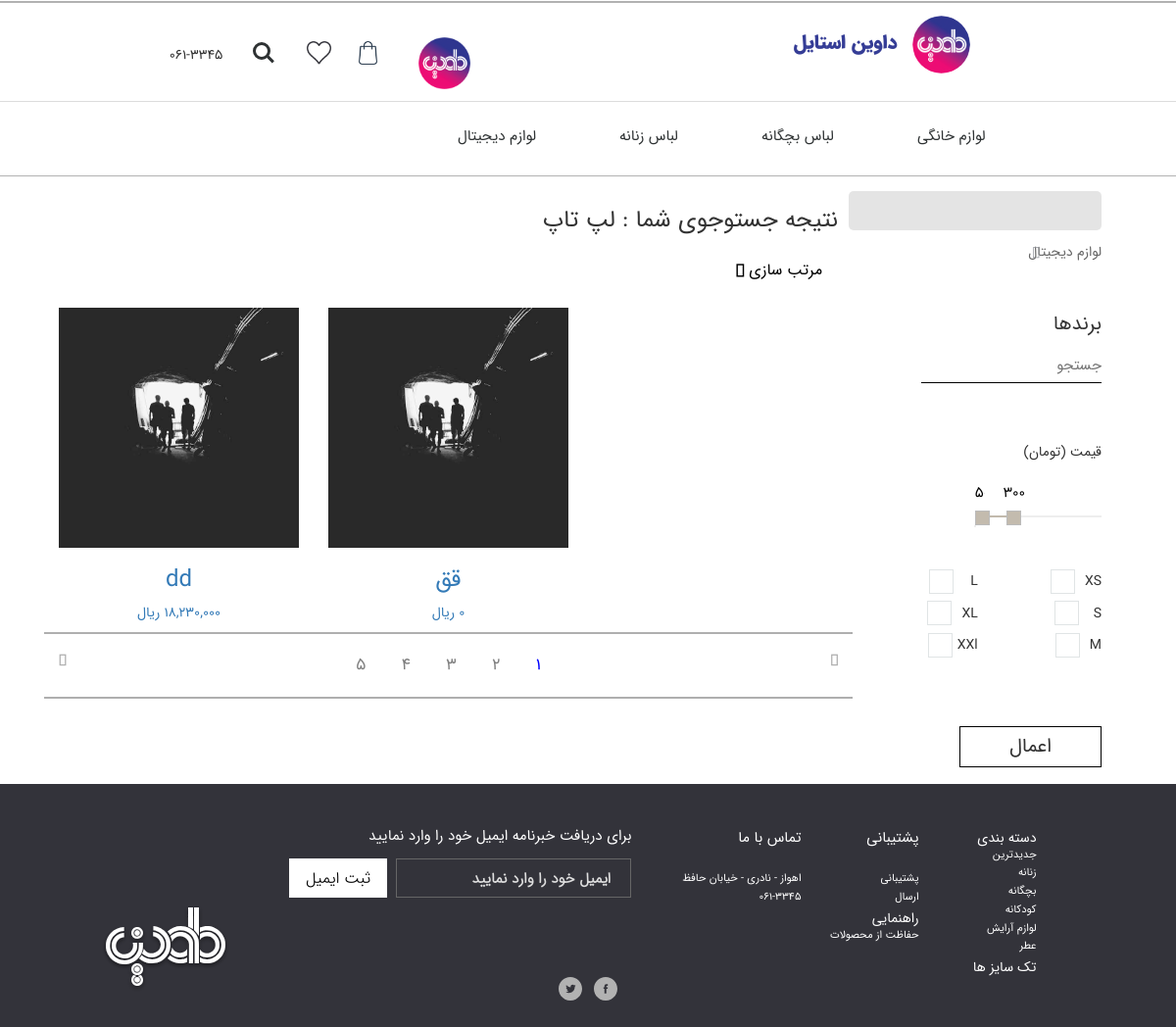
Screenshot of /davinShope/search.php?subId=20190905152522693461 with the database file from the repository.
### tables this page shows
CREATE TABLE IF NOT EXISTS `category` (
  `catId` varchar(20) NOT NULL,
  `catName` varchar(30) NOT NULL,
  `catRegDate` varchar(10) NOT NULL,
  `catRegTime` varchar(8) NOT NULL,
  `catAdminId` varchar(20) NOT NULL,
  `catImg` varchar(20) NOT NULL,
  PRIMARY KEY (`catId`)
);

CREATE TABLE IF NOT EXISTS `subcategory` (
  `subId` varchar(20) NOT NULL,
  `subName` varchar(20) NOT NULL,
  `subCatId` varchar(20) NOT NULL,
  `subRegDate` varchar(10) NOT NULL,
  `subRegTime` varchar(8) NOT NULL,
  `subAdminId` varchar(20) NOT NULL,
  PRIMARY KEY (`subId`)
);

CREATE TABLE IF NOT EXISTS `product` (
  `productId` varchar(20) NOT NULL,
  `productPrice` varchar(20) NOT NULL,
  `productName` varchar(120) NOT NULL,
  `productRegDate` varchar(10) NOT NULL,
  `productRegTime` varchar(8) NOT NULL,
  `productAdminId` varchar(20) NOT NULL,
  `productSubCatid` varchar(20) NOT NULL,
  `Description` longtext NOT NULL,
  `offer` varchar(20) NOT NULL,
  `productBrandId` varchar(20) NOT NULL,
  `guarantee` varchar(120) NOT NULL,
  `productCode` varchar(20) NOT NULL,
  PRIMARY KEY (`productId`)
);

CREATE TABLE IF NOT EXISTS `gallery` (
  `galleryId` varchar(20) NOT NULL,
  `galleryImg` varchar(20) NOT NULL,
  `galleryRegDate` varchar(10) NOT NULL,
  `galleryRegTime` varchar(8) NOT NULL,
  `galleryStatus` varchar(1) NOT NULL,
  `galleryAdminId` varchar(20) NOT NULL,
  `galleryPrId` varchar(20) NOT NULL,
  PRIMARY KEY (`galleryId`)
);

### davinShope/admin/class/dataBase.php (called while the page is built, shortened)
<?php
    class  dataBase
    {
        public static $dbName = 'davinRasool';
        public static $dbUserName = 'root';
        public static $dbPassword = '';
        public static $dbAddress = 'localHost';
        public static $NUM_ROW = 2;
        public static function connection()
        {
            $connection = mysqli_connect(dataBase::$dbAddress,
                dataBase::$dbUserName,
                dataBase::$dbPassword,
                dataBase::$dbName
            );
            mysqli_set_charset($connection, "utf8");
            return $connection;
        }
        public static function Query($StringQuery,$result=null){
            $query =
                mysqli_query
                (dataBase::connection(),
                    "$StringQuery"
                );
            if($result==dataBase::$NUM_ROW){
                return mysqli_num_rows($query);
            }
            return $query;
        }
    public static function toMoney($val,$symbol=' ',$r=0)
        {
            $n = $val;
            $t = ',';
            $sign = ($n < 0) ? '-' : '';
            $i = $n=number_format(abs($n),$r);
            $j = (($j = strlen($i)) > 3) ? $j % 3 : 0;
            return  $symbol.$sign .($j ? substr($i,0, $j) + $t : '').preg_replace('/(\d{3})(?=\d)/',"$1" + $t,substr($i,$j));
        }
}

### davinShope/search.php (the view, shortened to what this page needs)
<?php
include "inc/header.php";
$id = $_GET['subId'];
?>
<div class="col-lg-12 col-md-12 col-sm-12 col-xs-12" id="line92"></div>
<?php
$sub = $db::Query("SELECT * FROM subcategory WHERE  subId='$id'");
$fetch = mysqli_fetch_assoc($sub);
?>
<div class="col-lg-12 col-md-12 col-sm-12 col-xs-12" style="margin-top: 1%">
    <div class="container-fluid ioioioioioi">
        <div class="col-lg-9 col-md-9 col-sm-12 col-xs-12">
            <div class="col-lg-12 col-md-12 col-sm-12 col-xs-12" style="text-align: right">
                <h3>نتیجه جستوجوی شما : <?php echo $fetch['subName'] ?></h3>
                <ul onclick="myFunction()" class="dropbtn">مرتب سازی <i class="fas fa-angle-down"></i>
                </ul>
            </div>
            <?php
            $cat = $db::Query("SELECT * FROM product WHERE productSubCatid='$id'");
            while ($Fetch = mysqli_fetch_assoc($cat)){
                $price = $Fetch['productPrice'];
                $offer = $Fetch['offer'];
                $off = $price/100*$offer;
                $proId = $Fetch['productId'];
                $qu = $db::Query("SELECT * FROM gallery WHERE galleryPrId='$proId'");
                $r = mysqli_fetch_assoc($qu);
            ?>
                <a href="Product.php?$proId=<?php echo $proId?>">
                    <div class="col-md-4 col-lg-4 col-sm-6 col-xs-6" style="text-align: center">
                        <img src="admin/upload/gallery/<?php echo $r['galleryImg']?>.jpg" style="width: 100%">
                        <h3><?php echo $Fetch['productName']?></h3>
                        <p><?php echo @$db::toMoney($price- $off)?> ریال </p>
                    </div>
                </a>
            <?php
            }
            ?>
            <div class="col-lg-12 col-md-12 col-sm-12 col-xs-12" style="border-bottom: 2px solid #AFAFAF"></div>
            <div class="col-lg-12 col-md-12 col-sm-12 col-xs-12" style="text-align: center">
                <div>
                    <a href="#" style="float: right;margin-top: 2%"><i class="fas fa-long-arrow-alt-right"
                                                                       style="color:#AFAFAF"></i></a>
                    <a href="#" style="float: left;margin-top: 2%"><i class="fas fa-long-arrow-alt-left"
                                                                      style="color:#AFAFAF"></i></a>
                    <div class="pagination">
                        <a href="#">1</a>
                        <a href="#">2</a>
                        <a href="#">3</a>
                        <a href="#">4</a>
                        <a href="#">5</a>
                    </div>
                </div>
            </div>
            <div class="col-lg-12 col-md-12 col-sm-12 col-xs-12" style="border-bottom: 2px solid #AFAFAF"></div>
        </div>
        <div class="col-lg-3 col-md-3 col-sm-12 col-xs-12" id="mKIngShet">
            <div class="row">
                <div style="width: max-content">
                    <div id="searching">
                        <input type="search" onfocus="changeColor()" autoFocus>
                    </div>
                    <div class="qw">
                        <div class="drop-down6 qw">
                            <div class="drop-down-button6 open-close1">
                                <?php
                                $cat = $db::Query("SELECT * FROM category,subcategory WHERE catId=subCatId AND subId='$id'");
                                $fetch = mysqli_fetch_assoc($cat);
                                ?>
                                <span class="drop-down-title1"><?php echo $fetch['catName']?></span>
                            </div>
                        </div>
                    </div>
                    <br><br>
                    <div>
                        <p class="classPbErand">برندها</p>
                        <div id="the-basics">
                            <input class="typeahead" type="text" placeholder="جستجو" style="width: 100%">
                        </div>
                    </div>
                    <br><br><br>
                    <div style="     width: 50%;
    height: 100px;">
                        <p style="direction: rtl;text-align: right">قیمت (تومان)</p>
                        <div>
                            <div>
                                <div class="slider-container">
                                </div>
                            </div>
                        </div>
                    </div>
                    <br>
                    <div style="    width: 258px">
                        <div class="checkbox">
                            <label>
                                XS
                                <span class="checkbox-icon-wrapper">
    </span>
                            </label>
                        </div>
                        <div class="checkbox">
                            <label>
                                L
                                <span class="checkbox-icon-wrapper" style="    margin-right:17%;">
    </span>
                            </label>
                        </div>
                        <div class="checkbox">
                            <label>
                                S
                                <span class="checkbox-icon-wrapper" style="    margin-right: 14%;
">
    </span>
                            </label>
                        </div>
                        <div class="checkbox">
                            <label>
                                XL
                                <span class="checkbox-icon-wrapper">
    </span>
                            </label>
                        </div>
                        <div class="checkbox">
                            <label>
                                M
                                <span class="checkbox-icon-wrapper">
    </span>
                            </label>
                        </div>
                        <div class="checkbox">
                            <label>
                                XXl
                                <span class="checkbox-icon-wrapper" style="    margin-right: 5%;">
    </span>
                            </label>
                        </div>
                    </div>
                    <br><br><br>
                    <button style="        background: #fff;
    border: 1px solid black;
    padding-right: 50px;
    padding-left: 50px;
    padding-top: 6px;
    font-size: 20px;
    padding-bottom: 5px;
    margin-bottom: 17px;">اعمال
                    </button>
                </div>
            </div>
        </div>
    </div>
</div>
<div class="col-lg  -12 col-md-12 col-sm-12 col-xs-12" id="line232">
    <div class="col-lg-12 col-md-12 col-sm-12 col-xs-12" id="line233"></div>
    <div class="col-lg-1 col-md-1 col-sm-1 col-xs-1"></div>
    <div class="col-lg-6 col-md-6 ">
        <div class="col-lg-11 col-md-11" id="line237">
            <h4 class="footer-title" id="line238">برای دریافت خبرنامه ایمیل خود را وارد نمایید</h4>
            <div style=";padding: 0;">
                <input type="text" placeholder="ایمیل خود را وارد نمایید" class="inputline73">
                <input type="button" value="ثبت ایمیل" class="buttonline73" id="line241">
            </div>
        </div>
    </div>
    <br>
    <div class="col-lg-4 col-md-4 visible-lg visible-md">
        <div class="col-lg-4 col-md-4 ">
            <div class="col-lg-12 col-md-12 " id="line265">
                <ul id="line266">
                    <li id="line267">تماس با ما</li>
                    <li id="line268">اهواز - نادری - خیابان حافظ</li>
                    <li id="line269">061-3345</li>
                </ul>
            </div>
        </div>
        <div class="col-lg-4 col-md-4 ">
            <div class="col-lg-12 col-md-12" id="line275">
                <ul id="line276">
                    <li id="line277">پشتیبانی</li>
                    <li id="line278" onclick="" class="liclick">پشتیبانی</li>
                    <li id="line279" onclick="" class="liclick">ارسال</li>
                    <li id="line280" onclick="" class="liclick">راهنمایی</li>
                    <li id="line281" onclick="" class="liclick">حفاظت از محصولات</li>
                </ul>
            </div>
        </div>
        <div class="col-lg-4 col-md-4 ">
            <div class="col-lg-12 col-md-12" id="line288">
                <ul id="line289">
                    <li id="line290">دسته بندی</li>
                    <li id="line291" onclick="" class="liclick">جدیدترین</li>
                    <li id="line292" onclick="" class="liclick">زنانه</li>
                    <li id="line293" onclick="" class="liclick">بچگانه</li>
                    <li id="line294" onclick="" class="liclick">کودکانه</li>
                    <li id="line295" onclick="" class="liclick">لوازم آرایش</li>
                    <li id="line296" onclick="" class="liclick">عطر</li>
                    <li id="line297" onclick="" class="liclick">تک سایز ها</li>
                </ul>
            </div>
        </div>
    </div>
    <div class="col-lg-1 col-md-1 visible-lg visible-md"></div>
    <div class="col-lg-1 col-md-1 col-sm-1 col-xs-1"></div>
    <div class="col-md-12 col-lg-12 visible-lg visible-md" style="margin-bottom: 20px">
        <div class="col-lg-6 col-md-6">
            <img src="img/davinFooter.svg" id="line350">
            <a href="https://google.com"><img src="img/Twitter%20Icon@1.5x.svg" class="liclick" id="line351"></a>
        </div>
        <div class="col-lg-6 col-md-6">
            <a href="https://google.com"><img src="img/Facebook%20Icon%20@1.5x.svg" class="liclick" id="line354"></a>
        </div>
    </div>
</div>
</body>
</html>

### davinShope/inc/header.php (shortened to what this page needs)
<!DOCTYPE html>
<html lang="en">
<head>
    <link rel="stylesheet" href="css/mystyle2.css">
    <link rel="stylesheet" href="css/Active5.css">
    <link rel="stylesheet" href="https://cdnjs.cloudflare.com/ajax/libs/font-awesome/4.7.0/css/font-awesome.min.css">
    <link href="css/swiper.min.css" rel="stylesheet">
    <link href="css/CSSfnts.css" rel="stylesheet">
    <link href="css/mystyle.css" rel="stylesheet">
    <link href="css/Active4.css" rel="stylesheet">
    <link rel="stylesheet" href="https://use.fontawesome.com/releases/v5.5.0/css/all.css"
>
    <link rel="stylesheet" href="css/css.css">
    <link rel="stylesheet" href="css/style.css">
    <link rel="stylesheet" href="css/mestyle.css">
    <link rel="stylesheet" href="css/css.css">
</head>
<body>
<div class="col-xl-12 col-lg-12 col-md-12 col-sm-12 col-xs-12" style="    margin: 0;
    padding: 0;overflow: hidden">
    <div class="col-lg-12 col-md-12 col-sm-12 col-xs-12" style="padding-left: 0;padding-right: 0">
        <div class="col-lg-1 col-md-1 visible-lg visible-md"></div>
        <div class="col-lg-3 col-md-3 visible-lg visible-md" id="line27">
            <div class="col-lg-5 col-md-5 col-sm-12 col-xs-12" id="line28">
                <p>061-3345</p>
            </div>
            <div class="col-lg-7 col-md-7 col-sm-8 col-xs-8" id="line31">
                <a href="ShoppingBoX.php"><img src="img/bag@2x.png" class="imgline32"></a>
                <a href="favoraite.html"> <img src="img/heart@2x.png" class="imgline32"></a>
                <li><a class="cd-search-trigger" href="#cd-search"><span></span></a></li>
            </div>
        </div>
        <div class="col-md-3 col-lg-3 visible-lg visible-md" id="line37">
            <?php
        include "admin/class/dataBase.php";
        $db = new dataBase();
        if(isset($_SESSION['loginUser']) && $_SESSION['loginUser']==true) {
            $username = $_SESSION['userId'];
            $select = $db::Query("SELECT * FROM user WHERE userId='$username'");
            $row = mysqli_fetch_assoc($select);
            echo '<a href="EditProfile.html">
                <div class="col-lg-6 col-md-6 col-sm-12 col-xs-12" id="line38">
                    <p id="line39">'.$row['userName'].' ، خوش آمدید</p>
                </div>
                </a>'?>
                <?php }else{
                echo '<a href="Login.php">
                <div class="col-lg-6 col-md-6 hidden-sm hidden-xs" ID="line41">
                    <img src="img/logo.png" id="line42">
                </div>
            </a>';
            ?>
            <?php } ?>
        </div>
        <div class="col-lg-4 col-md-4 visible-lg visible-md">
            <a href="index.php">
                <div id="line46">
                    <img src="img/logo.png" ID="line47">
                    <h4 id="line48">داوین استایل</h4>
                </div>
            </a>
        </div>
        <div class="col-lg-1 col-md-1 visible-lg visible-md"></div>
    </div>
    <div class="col-lg-12 col-md-12 col-sm-12 col-xs-12" id="line75"></div>
    <div class="col-lg-12 col-md-12 col-sm-12 col-xs-12">
        <nav class="cd-nav">
            <ul id="cd-primary-nav" class="cd-primary-nav is-fixed">
                <?php
                $cat = $db::Query("SELECT * FROM category");
                while ($fetch = mysqli_fetch_assoc($cat)){
                    ?>
                    <li class="has-children">
                        <a style="text-decoration: none" href="#"><?php echo $fetch['catName']?></a>
                    </li>
                    <?php
                }
                ?>
            </ul>
        </nav>
    </div>

### rows the page displays
category: catName "لوازم دیجیتال"
category: catName "لباس زنانه"
category: catName "لباس بچگانه"
category: catName "لوازم خانگی"
subcategory: subName "لپ تاپ"
product: gallery.galleryImg (picture), productName "dd"
product: gallery.galleryImg (picture), productName "قق", @$db::toMoney($price- $off) "0"
